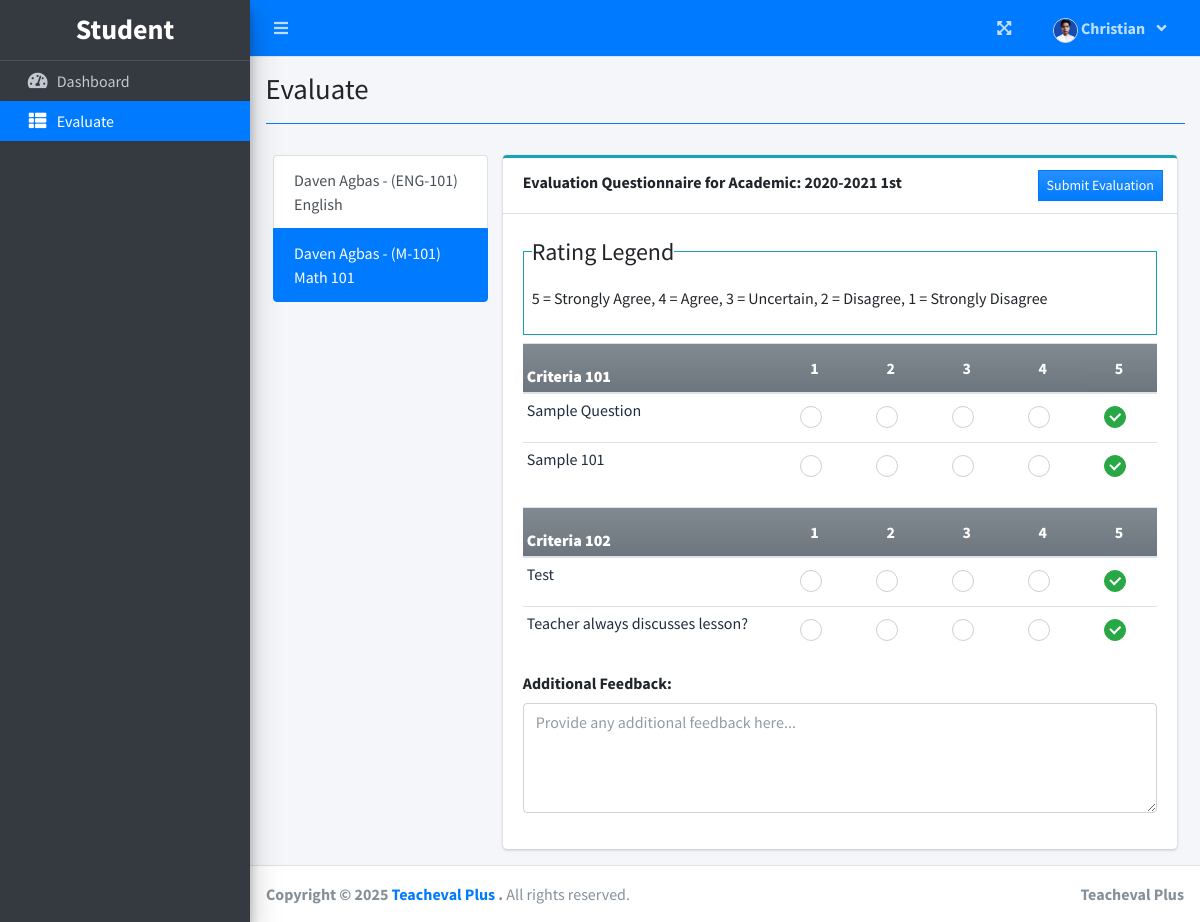
Page /index.php?page=evaluate&rid=20&sid=3&fid=4 (signed in) on the committed database.
### tables this page shows
CREATE TABLE `restriction_list` (
  `id` int(30) NOT NULL,
  `academic_id` int(30) NOT NULL,
  `faculty_id` int(30) NOT NULL,
  `class_id` int(30) NOT NULL,
  `subject_id` int(30) NOT NULL
);

CREATE TABLE `subject_list` (
  `id` int(30) NOT NULL,
  `code` varchar(50) NOT NULL,
  `subject` text NOT NULL,
  `description` text NOT NULL
);

CREATE TABLE `criteria_list` (
  `id` int(30) NOT NULL,
  `criteria` text NOT NULL,
  `order_by` int(30) NOT NULL
);

CREATE TABLE `question_list` (
  `id` int(30) NOT NULL,
  `academic_id` int(30) NOT NULL,
  `question` text NOT NULL,
  `order_by` int(30) NOT NULL,
  `criteria_id` int(30) NOT NULL
);

### student/evaluate.php (the view, shortened to what this page needs)
<?php
function ordinal_suffix($num){
    $num = $num % 100;
    if($num < 11 || $num > 13){
         switch($num % 10){
            case 1: return $num.'st';
        }
    }
    return $num.'th';
}
$rid = '';
if(isset($_GET['rid']))
    $rid = $_GET['rid'];
$restriction = $conn->query("SELECT r.id, s.id as sid, f.id as fid, concat(f.firstname,' ',f.lastname) as faculty, s.code, s.subject
FROM restriction_list r
INNER JOIN faculty_list f ON f.id = r.faculty_id
INNER JOIN subject_list s ON s.id = r.subject_id
WHERE academic_id = {$_SESSION['academic']['id']}
AND class_id = {$_SESSION['login_class_id']}
AND r.id NOT IN (SELECT restriction_id FROM evaluation_list WHERE academic_id = {$_SESSION['academic']['id']}
AND student_id = {$_SESSION['login_id']})");
?>
<div class="col-lg-12">
	<div class="row">
		<div class="col-md-3">
			<div class="list-group">
				<?php
				while($row = $restriction->fetch_array()):
				?>
				<a class="list-group-item list-group-item-action <?php echo isset($rid) && $rid == $row['id'] ? 'active' : '' ?>"
                   href="./index.php?page=evaluate&rid=<?php echo $row['id'] ?>&sid=<?php echo $row['sid'] ?>&fid=<?php echo $row['fid'] ?>">
                   <?php echo ucwords($row['faculty']).' - ('.$row["code"].') '.$row['subject'] ?>
                </a>
				<?php endwhile; ?>
			</div>
		</div>
		<div class="col-md-9">
			<div class="card card-outline card-info">
				<div class="card-header">
					<b>Evaluation Questionnaire for Academic: <?php echo $_SESSION['academic']['year'].' '.(ordinal_suffix($_SESSION['academic']['semester'])) ?> </b>
					<div class="card-tools">
						<button class="btn btn-sm btn-flat btn-primary bg-gradient-primary mx-1" form="manage-evaluation">Submit Evaluation</button>
					</div>
				</div>
				<div class="card-body">
					<fieldset class="border border-info p-2 w-100">
					   <legend class="w-auto">Rating Legend</legend>
					   <p>5 = Strongly Agree, 4 = Agree, 3 = Uncertain, 2 = Disagree, 1 = Strongly Disagree</p>
					</fieldset>
					<form id="manage-evaluation">
						<?php
						$criteria = $conn->query("SELECT * FROM criteria_list WHERE id IN (SELECT criteria_id FROM question_list WHERE academic_id = {$_SESSION['academic']['id']}) ORDER BY abs(order_by) ASC ");
						while($crow = $criteria->fetch_assoc()):
						?>
						<table class="table table-condensed">
							<thead>
								<tr class="bg-gradient-secondary">
									<th class=" p-1"><b><?php echo $crow['criteria'] ?></b></th>
									<th class="text-center">1</th>
									<th class="text-center">2</th>
									<th class="text-center">3</th>
									<th class="text-center">4</th>
									<th class="text-center">5</th>
								</tr>
							</thead>
							<tbody class="tr-sortable">
								<?php
								$questions = $conn->query("SELECT * FROM question_list WHERE criteria_id = {$crow['id']} AND academic_id = {$_SESSION['academic']['id']} ORDER BY abs(order_by) ASC ");
								while($row=$questions->fetch_assoc()):
								?>
								<tr class="bg-white">
									<td class="p-1" width="40%">
										<?php echo $row['question'] ?>
									</td>
									<?php for($c=1;$c<=5;$c++): ?>
									<td class="text-center">
										<div class="icheck-success d-inline">
		                                    <label for="qradio<?php echo $row['id'].'_'.$c ?>"></label>
		                                </div>
									</td>
									<?php endfor; ?>
								</tr>
								<?php endwhile; ?>
							</tbody>
						</table>
						<?php endwhile; ?>
						<div class="form-group">
							<label for="feedback">Additional Feedback:</label>
							<textarea name="feedback" id="feedback" class="form-control" rows="4" placeholder="Provide any additional feedback here..."></textarea>
						</div>
					</form>
				</div>
			</div>
		</div>
	</div>
</div>

### rows in the picture
restriction_list: faculty "Daven Agbas", subject_list.code "ENG-101", subject_list.subject "English"
restriction_list: faculty "Daven Agbas", subject_list.code "M-101", subject_list.subject "Math 101"
criteria_list: criteria "Criteria 101"
question_list: question "Sample Question"
question_list: question "Sample 101"
criteria_list: criteria "Criteria 102"
question_list: question "Test"
question_list: question "Teacher always discusses lesson?"

### other values in the picture
$_SESSION['login_firstname'] "Christian"
$title "Evaluate"
$_SESSION['academic']['year'] "2020-2021"
ordinal_suffix($_SESSION['academic']['semester']) "1st"
$_SESSION['system']['name'] "Teacheval Plus"
